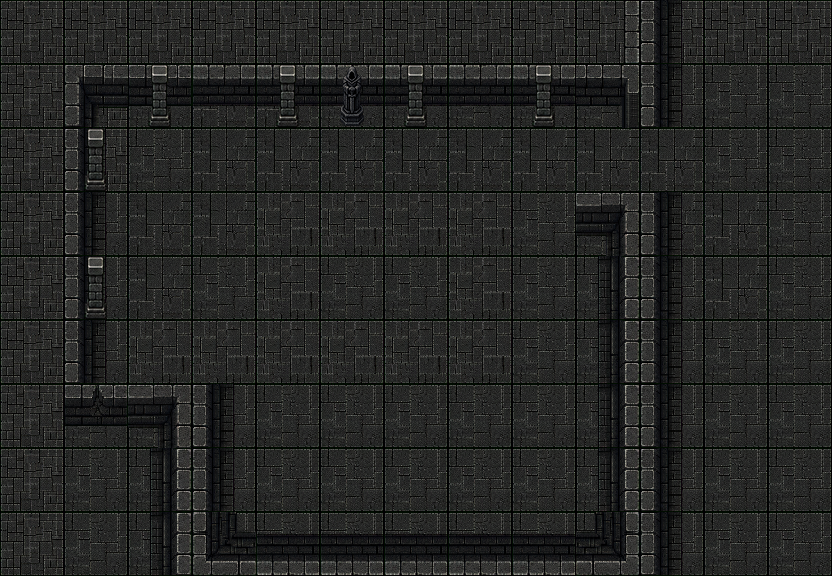

This game map was drawn from its Tiled (.tmx) file and the tilesets committed beside it. A one-line description and the full map source follow:
An orthogonal 13x9 tile map with 64x64 px tiles, 3 tile layers (Ground, Walls, Decor) and 18 objects (2x Torch, Player_spawn, Chest).

<map version="1.10" tiledversion="1.12.2" orientation="orthogonal" renderorder="right-down" width="13" height="9" tilewidth="64" tileheight="64" infinite="0" nextlayerid="9" nextobjectid="37">
 <tileset firstgid="1" source="My.tsx" />
 <layer id="2" name="Ground" width="13" height="9">
  <data encoding="csv">
11,11,11,11,11,11,11,11,11,11,11,11,11,
11,11,6,7,7,6,6,6,6,6,6,6,6,
11,11,6,7,7,7,7,7,7,7,7,6,6,
11,6,7,7,9,9,9,9,6,6,7,7,6,
11,6,7,6,9,6,6,9,6,6,6,7,6,
11,6,9,9,9,9,9,9,6,6,6,6,6,
11,6,6,6,6,6,6,6,6,6,6,6,6,
11,6,6,6,6,6,6,6,6,6,6,6,6,
11,6,6,6,6,6,6,6,6,6,6,6,6
</data>
 </layer>
 <layer id="1" name="Walls" width="13" height="9">
  <data encoding="csv">
0,0,0,0,0,0,0,0,0,29,19,0,0,
0,5,14,17,17,17,17,17,17,33,19,0,0,
0,19,0,0,0,0,0,0,0,0,0,0,0,
0,19,0,0,0,0,0,0,0,4,19,0,0,
0,19,0,0,0,0,0,0,0,16,19,0,0,
0,19,0,0,0,0,0,0,0,16,19,0,0,
0,14,4,19,0,0,0,0,0,16,19,0,0,
0,0,16,19,0,0,0,0,0,16,19,0,0,
0,0,16,2,1,1,1,1,1,3,19,0,0
</data>
 </layer>
 <layer id="3" name="Decor" width="13" height="9">
  <data encoding="csv">
0,0,0,0,0,0,0,0,0,0,0,0,0,
0,0,49,0,49,68,49,0,49,0,0,0,0,
0,49,0,0,0,0,0,0,0,0,0,0,0,
0,0,0,0,0,0,0,0,0,0,0,0,0,
0,49,0,0,0,0,0,0,0,0,0,0,0,
0,0,0,0,0,0,0,0,0,0,0,0,0,
0,0,0,0,0,0,0,0,0,0,0,0,0,
0,0,0,0,0,0,0,0,0,0,0,0,0,
0,0,0,0,0,0,0,0,0,0,0,0,0
</data>
 </layer>
 <objectgroup id="6" name="Collision">
  <object id="14" x="128.5" y="66.5" width="444.5" height="60.5" />
  <object id="15" x="63.5" y="68" width="63.5" height="124.5" />
  <object id="17" x="-1.5" y="190" width="65" height="259.5" />
  <object id="18" x="64" y="451.5" width="125" height="119.5" />
  <object id="19" x="1" y="385" width="192" height="66.5" />
  <object id="21" x="183.5" y="574.5" width="458" height="73.5" />
  <object id="22" x="578.5" y="3" width="60.5" height="122.5" />
  <object id="23" x="576" y="195" width="64.5" height="379.5" />
  <object id="24" x="187.5" y="514" width="440" height="59" />
  <object id="25" x="624" y="-68" width="222.667" height="68" />
  <object id="26" x="831.333" y="-69.3333" width="104" height="640.667" />
  <object id="27" x="626.667" y="572" width="299.333" height="76" />
 </objectgroup>
 <objectgroup id="8" name="Entities">
  <object id="28" name="Player_spawn" x="224" y="290.667">
   <point />
  </object>
  <object id="29" name="Torch" x="221.333" y="94">
   <ellipse />
  </object>
  <object id="30" name="Torch" x="478.5" y="92.9375">
   <ellipse />
  </object>
  <object id="34" name="Chest" x="481.333" y="285.333">
   <ellipse />
  </object>
  <object id="35" x="319.333" y="-58">
   <ellipse />
  </object>
  <object id="36" x="139.333" y="-76">
   <ellipse />
  </object>
 </objectgroup>
</map>
